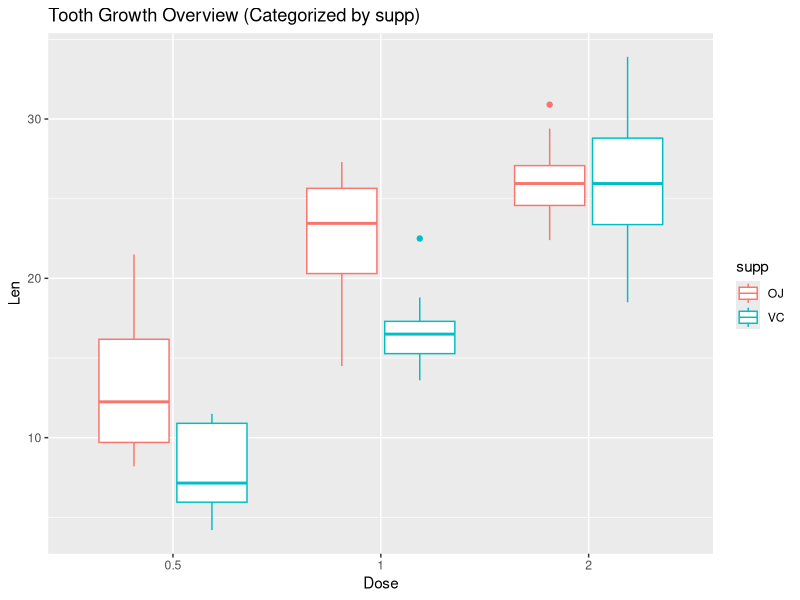
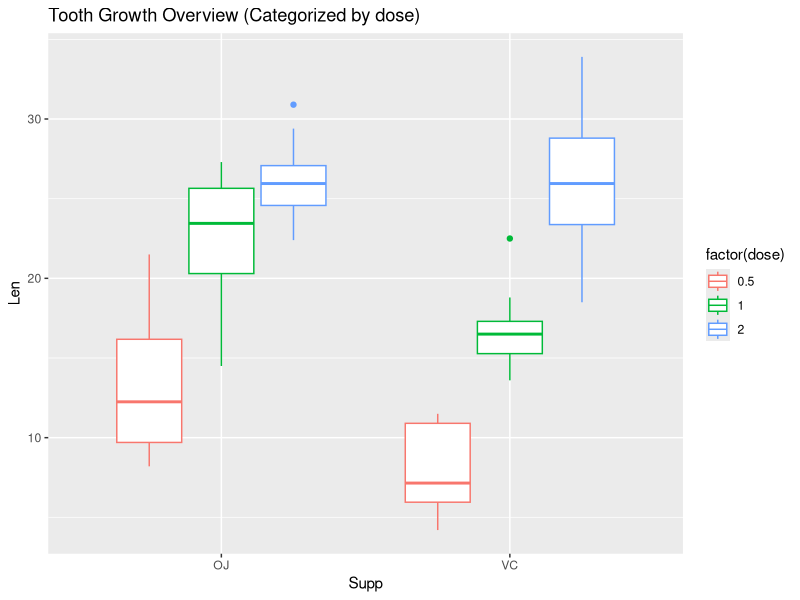

Recreate these plots in R, in order.
## ---- chunk 1
data(ToothGrowth)
library(ggplot2)
## ---- chunk 2
tgImg1 <- ggplot(ToothGrowth, aes(x=factor(dose), y=len)) + 
         geom_boxplot(aes(color=supp)) + 
         xlab("Dose") + ylab("Len") + ggtitle("Tooth Growth Overview (Categorized by supp)")
tgImg1

tgImg2 <- ggplot(ToothGrowth, aes(x=supp, y=len)) + 
         geom_boxplot(aes(color=factor(dose))) + 
         xlab("Supp") + ylab("Len") + ggtitle("Tooth Growth Overview (Categorized by dose)")
tgImg2
## ---- chunk 3
summary(ToothGrowth)
## ---- chunk 4
OJ <- split(ToothGrowth, ToothGrowth$supp)[[1]]$len
VC <- split(ToothGrowth, ToothGrowth$supp)[[2]]$len
df <- length(OJ) + length(VC) - 2
sp <- sqrt(((length(OJ)-1)*sd(OJ)^2+(length(VC)-1)*sd(VC)^2)/df)
interval <- mean(OJ) - mean(VC) + c(-1,1)*qt(0.975, df)*sp*sqrt(1/length(OJ)+1/length(VC))
interval
## ---- chunk 5
pt(-(0 - mean(OJ) + mean(VC))/sp/sqrt(1/length(OJ)+1/length(VC)), df)
## ---- chunk 6
temp <- split(ToothGrowth, ToothGrowth$dose)[[3]]
OJ2 <- split(temp, temp$supp)[[1]]
VC2 <- split(temp, temp$supp)[[2]]
t.test(OJ2$len-VC2$len)
## ---- chunk 7
oneZero <- split(ToothGrowth, ToothGrowth$dose)[[2]]$len
twoZero <- split(ToothGrowth, ToothGrowth$dose)[[3]]$len
t.test(twoZero-oneZero)
